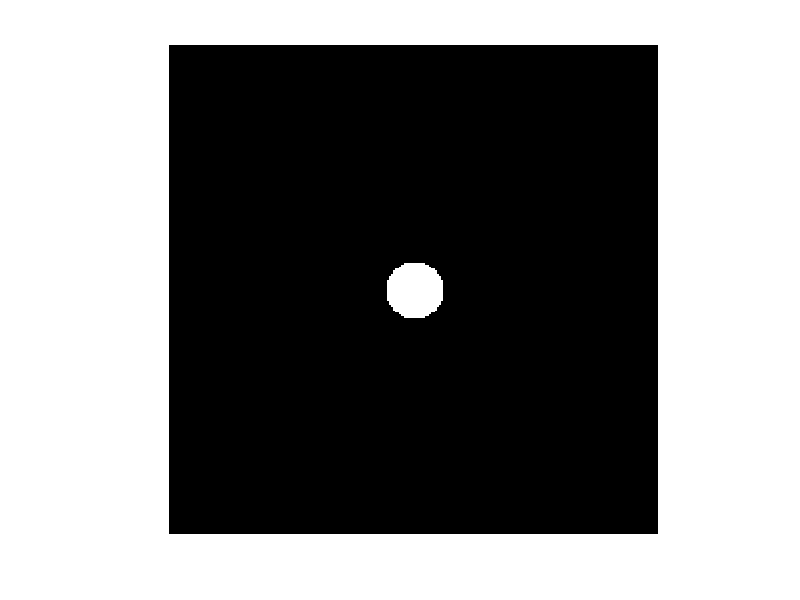
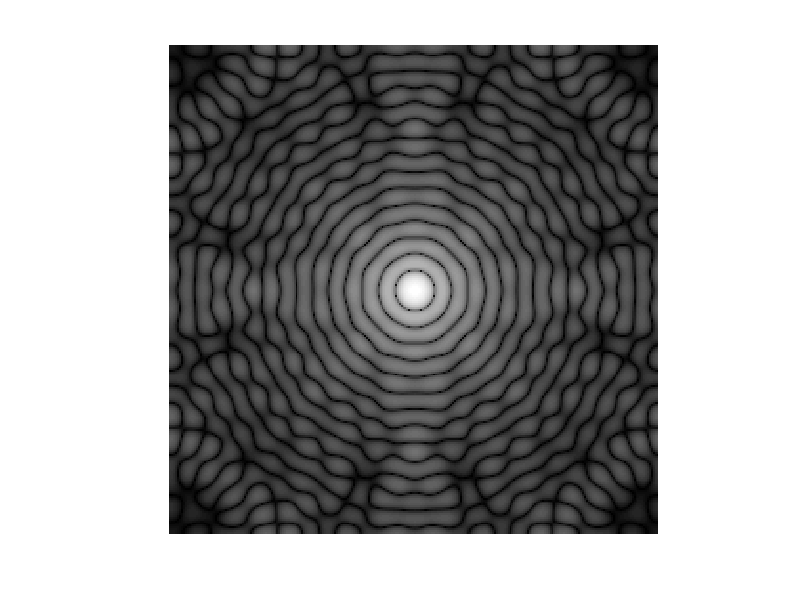
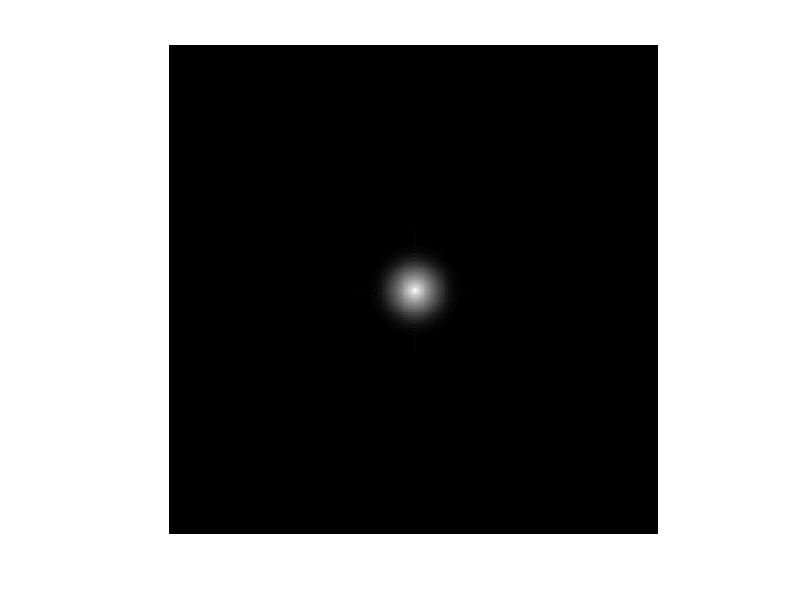

Here is the MATLAB script that generated these plots, in order:
clc
clear all

[x,y] = meshgrid(-128:127, -128:127);
z = sqrt(x.^2+y.^2);
c = z<15;
figure,imshow(c)

cf = fftshift(fft2(c))
cf1 = log(1+abs(cf))
fm1 = max(cf1(:))
figure,imshow(im2uint8(cf1/fm1)) %ringing because of very sharp cut-off

b = 1 ./ (1+(z./15).^2);
cf = fftshift(fft2(b))
cf1 = log(1+abs(cf))
fm1 = max(cf1(:))
figure,imshow(im2uint8(cf1/fm1)) %ringing because of very sharp cut-off
